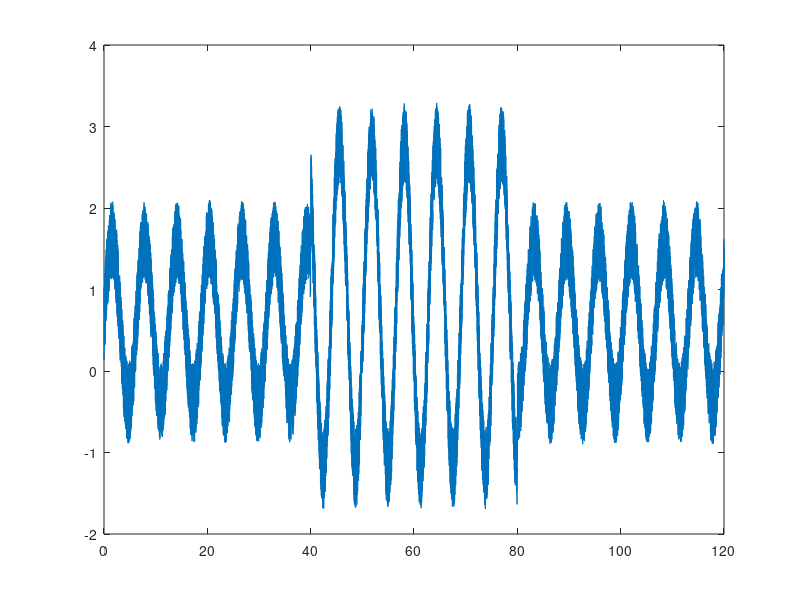

The MATLAB script that drew this image: (Note: this script raises an error after producing the figure.)
clear all
close all

x = [.008:.008:120];
Region1 = [1:5000];
Region2 = [5001:10000];
Region3 = [10001:15000];

z1 = 0.1;
z2 = 0.3;
z3 = 0.1;

er = rand(1,15000);

y(Region1) = 1.*sin(x(Region1))+z1+er(Region1);
y(Region2) = 2.*sin(x(Region2))+z2+er(Region2);
y(Region3) = 1.*sin(x(Region3))+z3+er(Region3);
plot(x,y)

v = cumtrapz(y)/125;
v1 = detrend(v, 'linear', [Region2(1), Region3(1)]);

p1 = polyfit(x(Region1),v(Region1),1);
p2 = polyfit(x(Region2),v(Region2),1);
p3 = polyfit(x(Region3),v(Region3),1);

y2(Region1) = y(Region1)-p1(1);
y2(Region2) = y(Region2)-p2(1);
y2(Region3) = y(Region3)-p3(1);

y3(Region1) = y(Region1)-mean(y(Region1));
y3(Region2) = y(Region2)-mean(y(Region2));
y3(Region3) = y(Region3)-mean(y(Region3));

v2 = cumtrapz(y2)/125; 
v3 = cumtrapz(y3)/125;
figure
plot(x,v,'k'); hold on;
plot(x,v1,'r--')
plot(x,v2,'g')
plot(x,v3,'b--')
[TidalVol,indVI,indVE] = peakVol(x,v1,0.1);

[TidalVol2,indVI2,indVE2] = peakVol(x,v2,0.1);

[TidalVol3,indVI3,indVE3] = peakVol(x,v3,0.1);
TidalVol = TidalVol';
TidalVol2 = TidalVol2';
TidalVol3 = TidalVol3';
d = TidalVol-TidalVol2;
d2 = TidalVol2-TidalVol3;